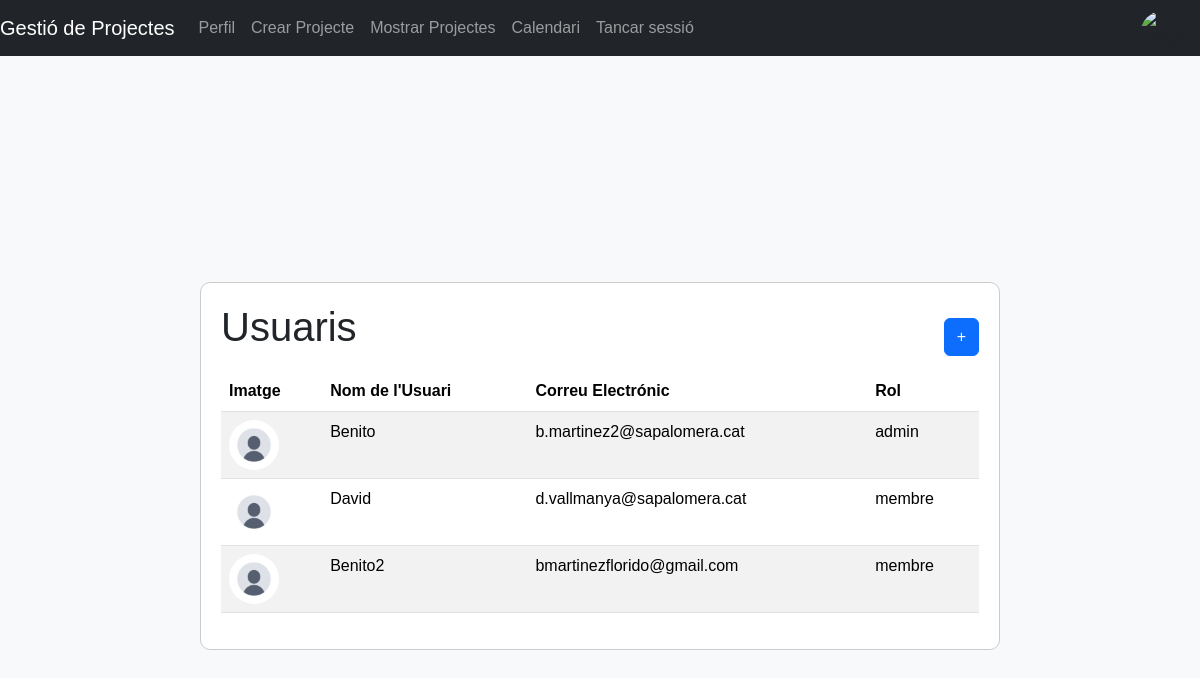
The page /Controlador/mostrar_usuaris.php on the database as committed earlier.
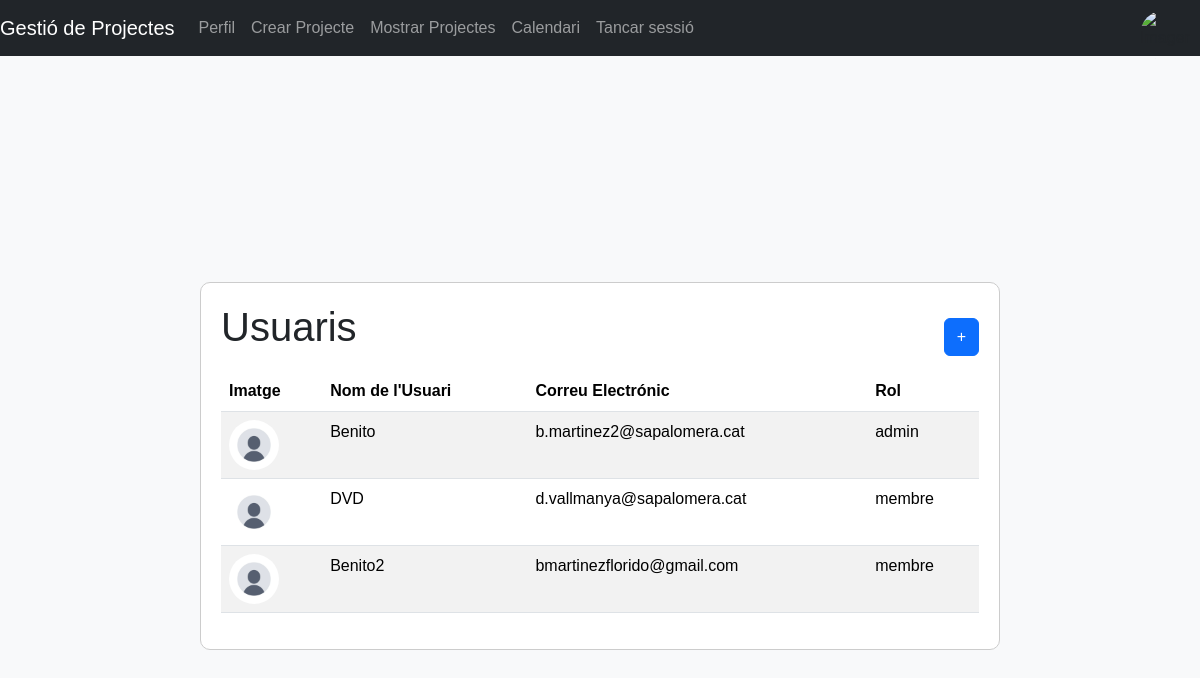
The same page on the database as committed later.
### tables this page shows
CREATE TABLE `usuaris` (
  `id` int(11) NOT NULL AUTO_INCREMENT,
  `usuari` varchar(50) NOT NULL,
  `email` varchar(255) NOT NULL,
  `contrasenya` varchar(255) NOT NULL,
  `rol` enum('admin','membre') NOT NULL,
  PRIMARY KEY (`id`),
  UNIQUE KEY `usuari_UNIQUE` (`usuari`),
  UNIQUE KEY `email_UNIQUE` (`email`)
);

### Controlador/mostrar_usuaris.php (called while the page is built, shortened)
<?php
require '../Model/mainfunction.php';
include '../Vista/mostrar_usuaris.php';
function obtenerTodosUsuarios() {
    $conn = connexio();
    $statement = $conn->query("SELECT * FROM usuaris");
    return $statement->fetchAll(PDO::FETCH_ASSOC);
}
?>

### Model/mainfunction.php (called while the page is built, shortened)
<?php
function connexio(){
    $dbname = 'projecte';
    $username = 'root';
    $password = 'final';
    $connexio = new PDO("mysql:host=db;dbname=$dbname", $username, $password);
    return $connexio;
}
function obtenerImagenPerfil($email) {
    $connexio = connexio();
    $statement = $connexio->prepare("SELECT imatge FROM usuaris WHERE email = ?");
    $statement->bindParam(1, $email);
    $statement->execute();
    $resultado = $statement->fetch(PDO::FETCH_ASSOC);
    if ($resultado && isset($resultado['imatge']) && !empty($resultado['imatge'])) {
        return $resultado['imatge'];
    } else {
        return null;
    }
}

### Vista/mostrar_usuaris.php (the view, shortened to what this page needs)
<!DOCTYPE html>
<html lang="es">
<head>
    <link href="https://cdn.jsdelivr.net/npm/bootstrap@5.3.3/dist/css/bootstrap.min.css" rel="stylesheet">
    <link rel="stylesheet" href="../css/mostrar_usuaris.css">
</head>
<body>
<nav class="navbar navbar-expand-lg navbar-dark bg-dark">
    <a class="navbar-brand">Gestió de Projectes</a>
    <div class="collapse navbar-collapse" id="navbarSupportedContent">
        <ul class="navbar-nav mr-auto">
            <li class="nav-item">
                <a class="nav-link" href="../Controlador/perfil.php">Perfil</a>
            </li>
            <li class="nav-item">
                <a class="nav-link" href="../Controlador/crear_proyecte.php">Crear Projecte</a>
            </li>
            <li class="nav-item">
                <a class="nav-link" href="../Controlador/mostrar.projectes.php">Mostrar Projectes</a>
            </li>
            <li class="nav-item">
                <a class="nav-link" href="../Controlador/calendari.php">Calendari</a>
            </li>
            <li class="nav-item">
                <a class="nav-link" href="../Controlador/cerrar_session.php">Tancar sessió</a>
            </li>
        </ul>
    </div>
</nav>
<div class="fixed-profile-image">
    <?php
    $imagen_perfil = obtenerImagenPerfil($_SESSION['email']);
    if($imagen_perfil) {
        echo '<img src="' . htmlspecialchars($imagen_perfil) . '" alt="Imagen de perfil">';
    } else {
        echo '<img src="default_profile_image.jpg" alt="Imagen de perfil por defecto">';
    }
    ?>
</div>
<div class="content">
    <div class="container">
        <div class="title-container">
            <h1>Usuaris</h1>
            <a href='../Controlador/crear_usuari.php' class='btn btn-primary'>+</a>
        </div>
        <table class="table table-striped">
            <thead>
                <tr>
                    <th scope="col">Imatge</th>
                    <th scope="col">Nom de l'Usuari</th>
                    <th scope="col">Correu Electrónic</th>
                    <th scope="col">Rol</th>
                </tr>
            </thead>
            <tbody>
                <?php
                $usuarios = obtenerTodosUsuarios();
                foreach ($usuarios as $usuario) {
                    $imagenPerfil = !empty($usuario['imatge']) ? htmlspecialchars($usuario['imatge']) : '../uploads/default.webp';
                    echo "<tr data-id='{$usuario['id']}'>";
                    echo "<td><img src='" . $imagenPerfil . "' alt='Imatge de Perfil_{$usuario['id']}' style='width: 50px; height: 50px; border-radius: 50%;'></td>";
                    echo "<td>{$usuario['usuari']}</td>";
                    echo "<td>{$usuario['email']}</td>";
                    echo "<td>{$usuario['rol']}</td>";
                    echo "</tr>";
                }
                ?>
            </tbody>
        </table>
    </div>
</div>
</body>
</html>

Rows that differ between the two databases and show on the page:
changed usuaris "d.vallmanya@sapalomera.cat": usuari "David" → "DVD"
